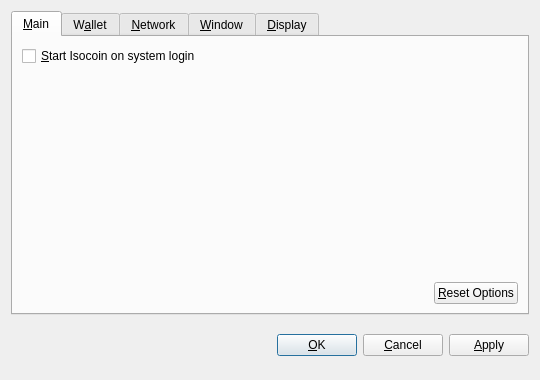
<?xml version="1.0" encoding="UTF-8"?>
<ui version="4.0">
 <class>OptionsDialog</class>
 <widget class="QDialog" name="OptionsDialog">
  <property name="geometry">
   <rect>
    <x>0</x>
    <y>0</y>
    <width>540</width>
    <height>380</height>
   </rect>
  </property>
  <property name="windowTitle">
   <string>Options</string>
  </property>
  <property name="modal">
   <bool>true</bool>
  </property>
  <layout class="QVBoxLayout" name="verticalLayout">
   <item>
    <widget class="QTabWidget" name="tabWidget">
     <property name="tabPosition">
      <enum>QTabWidget::North</enum>
     </property>
     <property name="currentIndex">
      <number>0</number>
     </property>
     <widget class="QWidget" name="tabMain">
      <attribute name="title">
       <string>&amp;Main</string>
      </attribute>
      <layout class="QVBoxLayout" name="verticalLayout_Main">
       <item>
        <widget class="QCheckBox" name="bitcoinAtStartup">
         <property name="toolTip">
          <string>Automatically start Isocoin after logging in to the system.</string>
         </property>
         <property name="text">
          <string>&amp;Start Isocoin on system login</string>
         </property>
        </widget>
       </item>
       <item>
        <spacer name="verticalSpacer_Main">
         <property name="orientation">
          <enum>Qt::Vertical</enum>
         </property>
         <property name="sizeHint" stdset="0">
          <size>
           <width>20</width>
           <height>40</height>
          </size>
         </property>
        </spacer>
       </item>
       <item>
        <layout class="QHBoxLayout" name="horizontalLayout_2_Main">
         <item>
          <spacer name="horizontalSpacer_2_Main">
           <property name="orientation">
            <enum>Qt::Horizontal</enum>
           </property>
           <property name="sizeHint" stdset="0">
            <size>
             <width>40</width>
             <height>20</height>
            </size>
           </property>
          </spacer>
         </item>
         <item>
          <widget class="QPushButton" name="resetButton">
           <property name="toolTip">
            <string>Reset all client options to default.</string>
           </property>
           <property name="text">
            <string>&amp;Reset Options</string>
           </property>
           <property name="autoDefault">
            <bool>false</bool>
           </property>
          </widget>
         </item>
        </layout>
       </item>
      </layout>
     </widget>
     <widget class="QWidget" name="tabWallet">
      <attribute name="title">
       <string>W&amp;allet</string>
      </attribute>
      <layout class="QVBoxLayout" name="verticalLayout_Network">
       <item>
        <widget class="QLabel" name="transactionFeeInfoLabel">
         <property name="text">
          <string>Optional transaction fee per kB that helps make sure your transactions are processed quickly. Most transactions are 1 kB.</string>
         </property>
         <property name="textFormat">
          <enum>Qt::PlainText</enum>
         </property>
         <property name="wordWrap">
          <bool>true</bool>
         </property>
        </widget>
       </item>
       <item>
        <layout class="QHBoxLayout" name="horizontalLayout_1_Main">
         <item>
          <widget class="QLabel" name="transactionFeeLabel">
           <property name="text">
            <string>Pay transaction &amp;fee</string>
           </property>
           <property name="textFormat">
            <enum>Qt::PlainText</enum>
           </property>
           <property name="buddy">
            <cstring>transactionFee</cstring>
           </property>
          </widget>
         </item>
         <item>
          <widget class="BitcoinAmountField" name="transactionFee"/>
         </item>
         <item>
          <spacer name="horizontalSpacer_1_Main">
           <property name="orientation">
            <enum>Qt::Horizontal</enum>
           </property>
           <property name="sizeHint" stdset="0">
            <size>
             <width>40</width>
             <height>20</height>
            </size>
           </property>
          </spacer>
         </item>
        </layout>
       </item>
       <item>
        <widget class="QLabel" name="label">
         <property name="text">
          <string>If you disable the spending of unconfirmed change, the change from a transaction cannot be used until that transaction has at least one confirmation. This also affects how your balance is computed.</string>
         </property>
         <property name="wordWrap">
          <bool>true</bool>
         </property>
        </widget>
       </item>
       <item>
        <widget class="QCheckBox" name="spendZeroConfChange">
         <property name="text">
          <string>Spend unconfirmed change  (experts only)</string>
         </property>
        </widget>
       </item>
       <item>
        <spacer name="verticalSpacer">
         <property name="orientation">
          <enum>Qt::Vertical</enum>
         </property>
         <property name="sizeHint" stdset="0">
          <size>
           <width>20</width>
           <height>40</height>
          </size>
         </property>
        </spacer>
       </item>
      </layout>
     </widget>
     <widget class="QWidget" name="tabNetwork">
      <attribute name="title">
       <string>&amp;Network</string>
      </attribute>
      <layout class="QVBoxLayout" name="verticalLayout_Network">
       <item>
        <widget class="QCheckBox" name="mapPortUpnp">
         <property name="toolTip">
          <string>Automatically open the Isocoin client port on the router. This only works when your router supports UPnP and it is enabled.</string>
         </property>
         <property name="text">
          <string>Map port using &amp;UPnP</string>
         </property>
        </widget>
       </item>
       <item>
        <widget class="QCheckBox" name="connectSocks">
         <property name="toolTip">
          <string>Connect to the Isocoin network through a SOCKS proxy (e.g. when connecting through Tor).</string>
         </property>
         <property name="text">
          <string>&amp;Connect through SOCKS proxy:</string>
         </property>
        </widget>
       </item>
       <item>
        <layout class="QHBoxLayout" name="horizontalLayout_Network">
         <item>
          <widget class="QLabel" name="proxyIpLabel">
           <property name="text">
            <string>Proxy &amp;IP:</string>
           </property>
           <property name="textFormat">
            <enum>Qt::PlainText</enum>
           </property>
           <property name="buddy">
            <cstring>proxyIp</cstring>
           </property>
          </widget>
         </item>
         <item>
          <widget class="QValidatedLineEdit" name="proxyIp">
           <property name="maximumSize">
            <size>
             <width>140</width>
             <height>16777215</height>
            </size>
           </property>
           <property name="toolTip">
            <string>IP address of the proxy (e.g. 127.0.0.1)</string>
           </property>
          </widget>
         </item>
         <item>
          <widget class="QLabel" name="proxyPortLabel">
           <property name="text">
            <string>&amp;Port:</string>
           </property>
           <property name="textFormat">
            <enum>Qt::PlainText</enum>
           </property>
           <property name="buddy">
            <cstring>proxyPort</cstring>
           </property>
          </widget>
         </item>
         <item>
          <widget class="QLineEdit" name="proxyPort">
           <property name="maximumSize">
            <size>
             <width>55</width>
             <height>16777215</height>
            </size>
           </property>
           <property name="toolTip">
            <string>Port of the proxy (e.g. 9050)</string>
           </property>
          </widget>
         </item>
         <item>
          <widget class="QLabel" name="socksVersionLabel">
           <property name="text">
            <string>SOCKS &amp;Version:</string>
           </property>
           <property name="textFormat">
            <enum>Qt::PlainText</enum>
           </property>
           <property name="buddy">
            <cstring>socksVersion</cstring>
           </property>
          </widget>
         </item>
         <item>
          <widget class="QValueComboBox" name="socksVersion">
           <property name="toolTip">
            <string>SOCKS version of the proxy (e.g. 5)</string>
           </property>
          </widget>
         </item>
         <item>
          <spacer name="horizontalSpacer_Network">
           <property name="orientation">
            <enum>Qt::Horizontal</enum>
           </property>
           <property name="sizeHint" stdset="0">
            <size>
             <width>40</width>
             <height>20</height>
            </size>
           </property>
          </spacer>
         </item>
        </layout>
       </item>
       <item>
        <spacer name="verticalSpacer_Network">
         <property name="orientation">
          <enum>Qt::Vertical</enum>
         </property>
         <property name="sizeHint" stdset="0">
          <size>
           <width>20</width>
           <height>40</height>
          </size>
         </property>
        </spacer>
       </item>
      </layout>
     </widget>
     <widget class="QWidget" name="tabWindow">
      <attribute name="title">
       <string>&amp;Window</string>
      </attribute>
      <layout class="QVBoxLayout" name="verticalLayout_Window">
       <item>
        <widget class="QCheckBox" name="minimizeToTray">
         <property name="toolTip">
          <string>Show only a tray icon after minimizing the window.</string>
         </property>
         <property name="text">
          <string>&amp;Minimize to the tray instead of the taskbar</string>
         </property>
        </widget>
       </item>
       <item>
        <widget class="QCheckBox" name="minimizeOnClose">
         <property name="toolTip">
          <string>Minimize instead of exit the application when the window is closed. When this option is enabled, the application will be closed only after selecting Quit in the menu.</string>
         </property>
         <property name="text">
          <string>M&amp;inimize on close</string>
         </property>
        </widget>
       </item>
       <item>
        <spacer name="verticalSpacer_Window">
         <property name="orientation">
          <enum>Qt::Vertical</enum>
         </property>
         <property name="sizeHint" stdset="0">
          <size>
           <width>20</width>
           <height>40</height>
          </size>
         </property>
        </spacer>
       </item>
      </layout>
     </widget>
     <widget class="QWidget" name="tabDisplay">
      <attribute name="title">
       <string>&amp;Display</string>
      </attribute>
      <layout class="QVBoxLayout" name="verticalLayout_Display">
       <item>
        <layout class="QHBoxLayout" name="horizontalLayout_1_Display">
         <item>
          <widget class="QLabel" name="langLabel">
           <property name="text">
            <string>User Interface &amp;language:</string>
           </property>
           <property name="textFormat">
            <enum>Qt::PlainText</enum>
           </property>
           <property name="buddy">
            <cstring>lang</cstring>
           </property>
          </widget>
         </item>
         <item>
          <widget class="QValueComboBox" name="lang">
           <property name="toolTip">
            <string>The user interface language can be set here. This setting will take effect after restarting Isocoin.</string>
           </property>
          </widget>
         </item>
        </layout>
       </item>
       <item>
        <layout class="QHBoxLayout" name="horizontalLayout_2_Display">
         <item>
          <widget class="QLabel" name="unitLabel">
           <property name="text">
            <string>&amp;Unit to show amounts in:</string>
           </property>
           <property name="textFormat">
            <enum>Qt::PlainText</enum>
           </property>
           <property name="buddy">
            <cstring>unit</cstring>
           </property>
          </widget>
         </item>
         <item>
          <widget class="QValueComboBox" name="unit">
           <property name="toolTip">
            <string>Choose the default subdivision unit to show in the interface and when sending coins.</string>
           </property>
          </widget>
         </item>
        </layout>
       </item>
       <item>
        <widget class="QCheckBox" name="displayAddresses">
         <property name="toolTip">
          <string>Whether to show Isocoin addresses in the transaction list or not.</string>
         </property>
         <property name="text">
          <string>&amp;Display addresses in transaction list</string>
         </property>
        </widget>
       </item>
       <item>
        <widget class="QCheckBox" name="coinControlFeatures">
         <property name="toolTip">
          <string>Whether to show coin control features or not.</string>
         </property>
         <property name="text">
          <string>Display coin &amp;control features (experts only!)</string>
         </property>
        </widget>
       </item>
       <item>
        <spacer name="verticalSpacer_Display">
         <property name="orientation">
          <enum>Qt::Vertical</enum>
         </property>
         <property name="sizeHint" stdset="0">
          <size>
           <width>20</width>
           <height>40</height>
          </size>
         </property>
        </spacer>
       </item>
      </layout>
     </widget>
    </widget>
   </item>
   <item>
    <layout class="QHBoxLayout" name="horizontalLayout_Buttons">
     <item>
      <spacer name="horizontalSpacer_1">
       <property name="orientation">
        <enum>Qt::Horizontal</enum>
       </property>
       <property name="sizeHint" stdset="0">
        <size>
         <width>40</width>
         <height>48</height>
        </size>
       </property>
      </spacer>
     </item>
     <item>
      <widget class="QLabel" name="statusLabel">
       <property name="font">
        <font>
         <weight>75</weight>
         <bold>true</bold>
        </font>
       </property>
       <property name="text">
        <string/>
       </property>
       <property name="textFormat">
        <enum>Qt::PlainText</enum>
       </property>
       <property name="wordWrap">
        <bool>true</bool>
       </property>
      </widget>
     </item>
     <item>
      <spacer name="horizontalSpacer_2">
       <property name="orientation">
        <enum>Qt::Horizontal</enum>
       </property>
       <property name="sizeHint" stdset="0">
        <size>
         <width>40</width>
         <height>48</height>
        </size>
       </property>
      </spacer>
     </item>
     <item>
      <widget class="QPushButton" name="okButton">
       <property name="text">
        <string>&amp;OK</string>
       </property>
      </widget>
     </item>
     <item>
      <widget class="QPushButton" name="cancelButton">
       <property name="text">
        <string>&amp;Cancel</string>
       </property>
       <property name="autoDefault">
        <bool>false</bool>
       </property>
      </widget>
     </item>
     <item>
      <widget class="QPushButton" name="applyButton">
       <property name="text">
        <string>&amp;Apply</string>
       </property>
       <property name="autoDefault">
        <bool>false</bool>
       </property>
      </widget>
     </item>
    </layout>
   </item>
  </layout>
 </widget>
 <customwidgets>
  <customwidget>
   <class>BitcoinAmountField</class>
   <extends>QSpinBox</extends>
   <header>bitcoinamountfield.h</header>
  </customwidget>
  <customwidget>
   <class>QValueComboBox</class>
   <extends>QComboBox</extends>
   <header>qvaluecombobox.h</header>
  </customwidget>
  <customwidget>
   <class>QValidatedLineEdit</class>
   <extends>QLineEdit</extends>
   <header>qvalidatedlineedit.h</header>
  </customwidget>
 </customwidgets>
 <resources/>
 <connections/>
</ui>
